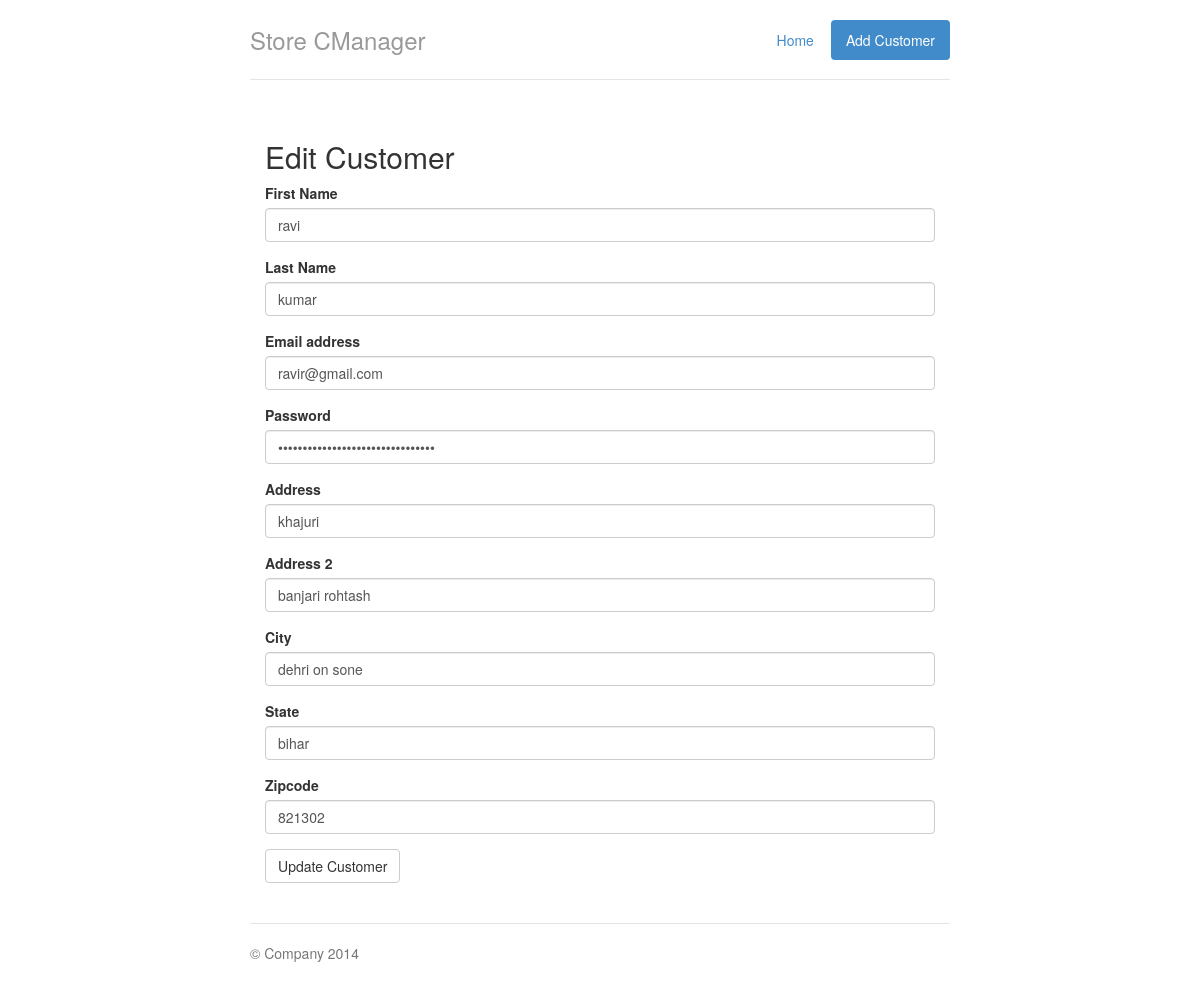
Screenshot of /edit_customer.php?id=25 with the database file from the repository.
### tables this page shows
CREATE TABLE `customer_addresses` (
  `id` int(11) NOT NULL,
  `customer` int(11) NOT NULL,
  `address` varchar(200) NOT NULL,
  `address2` varchar(200) NOT NULL,
  `city` varchar(100) NOT NULL,
  `state` varchar(100) NOT NULL,
  `zipcode` varchar(100) NOT NULL
);

CREATE TABLE `customers` (
  `id` int(11) NOT NULL,
  `first_name` varchar(100) NOT NULL,
  `last_name` varchar(100) NOT NULL,
  `email` varchar(150) NOT NULL,
  `password` varchar(100) NOT NULL,
  `avatar` varchar(150) NOT NULL,
  `join_date` timestamp NOT NULL DEFAULT current_timestamp()
);

### edit_customer.php (the view, shortened to what this page needs)
<?php include('includes/database.php'); ?>
<?php
	$id = $_GET['id'];
	$query ="SELECT * FROM customers
			 INNER JOIN customer_addresses
			 ON customer_addresses.customer=customers.id
			 WHERE customers.id = $id";
	if($result = $mysqli->query($query)){
		while($row = $result->fetch_assoc()) {
			$first_name = $row['first_name'];
			$last_name = $row['last_name'];
			$email = $row['email'];
			$password = $row['password'];
			$address = $row['address'];
			$address2 = $row['address2'];
			$city = $row['city'];
			$state = $row['state'];
			$zipcode = $row['zipcode'];
		}
	}
?>
<!DOCTYPE html>
<html lang="en">
  <head>
    <link href="css/bootstrap.min.css" rel="stylesheet">
    <link href="css/jumbotron-narrow.css" rel="stylesheet">
  </head>
  <body>
    <div class="container">
      <div class="header">
        <ul class="nav nav-pills pull-right">
          <li ><a href="index.php">Home</a></li>
          <li class="active"><a href="add_customer.php">Add Customer</a></li>
        </ul>
        <h3 class="text-muted">Store CManager</h3>
      </div>
      <div class="row marketing">
        <div class="col-lg-12">
         <h2>Edit Customer</h2>
		 <form role="form" method="post" action="edit_customer.php?id=<?php echo $id; ?>">
			<div class="form-group">
				<label>First Name</label>
				<input name="first_name" type="text" class="form-control"
				value="<?php echo $first_name; ?>" placeholder="Enter First Name">
			</div>
			<div class="form-group">
				<label>Last Name</label>
				<input name="last_name" type="text" class="form-control"
				value="<?php echo $last_name; ?>" placeholder="Enter Last Name">
			</div>
			<div class="form-group">
				<label>Email address</label>
				<input name="email" type="email" class="form-control"
				value="<?php echo $email; ?>" placeholder="Enter Email">
			</div>
			<div class="form-group">
				<label>Password</label>
				<input name="password" type="password" class="form-control"
				value="<?php echo $password; ?>" placeholder="Enter Password">
			</div>
			<div class="form-group">
				<label>Address</label>
				<input name="address" type="text" class="form-control"
				value="<?php echo $address; ?>" placeholder="Enter Address">
			</div>
			<div class="form-group">
				<label>Address 2</label>
				<input name="address2" type="text" class="form-control"
				value="<?php echo $address2; ?>" placeholder="Enter Address 2">
			</div>
			<div class="form-group">
				<label>City</label>
				<input name="city" type="text" class="form-control"
				value="<?php echo $city; ?>" placeholder="Enter City">
			</div>
			<div class="form-group">
				<label>State</label>
				<input name="state" type="text" class="form-control"
				value="<?php echo $state; ?>" placeholder="Enter State">
			</div>
			<div class="form-group">
				<label>Zipcode</label>
				<input name="zipcode" type="text" class="form-control"
				value="<?php echo $zipcode; ?>" placeholder="Enter Zipcode">
			</div>
			<input type="submit" class="btn btn-default" value="Update Customer" />
		</form>
        </div>
      </div>
      <div class="footer">
        <p>&copy; Company 2014</p>
      </div>
    </div>
  </body>
</html>

### css/jumbotron-narrow.css (style rules this page uses)
body { padding-top: 20px; padding-bottom: 20px; }
.header, .marketing, .footer { padding-right: 15px; padding-left: 15px; }
.header { border-bottom: 1px solid #e5e5e5; }
.header h3 { padding-bottom: 19px; margin-top: 0; margin-bottom: 0; line-height: 40px; }
.footer { padding-top: 19px; color: #777; border-top: 1px solid #e5e5e5; }
@media (min-width: 768px) { .container { max-width: 730px; } }
.marketing { margin: 40px 0; }
@media screen and (min-width: 768px) { .header, .marketing, .footer { padding-right: 0; padding-left: 0; } }
@media screen and (min-width: 768px) { .header { margin-bottom: 30px; } }

### rows the page displays
customer_addresses: first_name "ravi", last_name "kumar", email "ravir@gmail.com", address "khajuri", address2 "banjari rohtash", city "dehri on sone", state "bihar", zipcode "821302"
